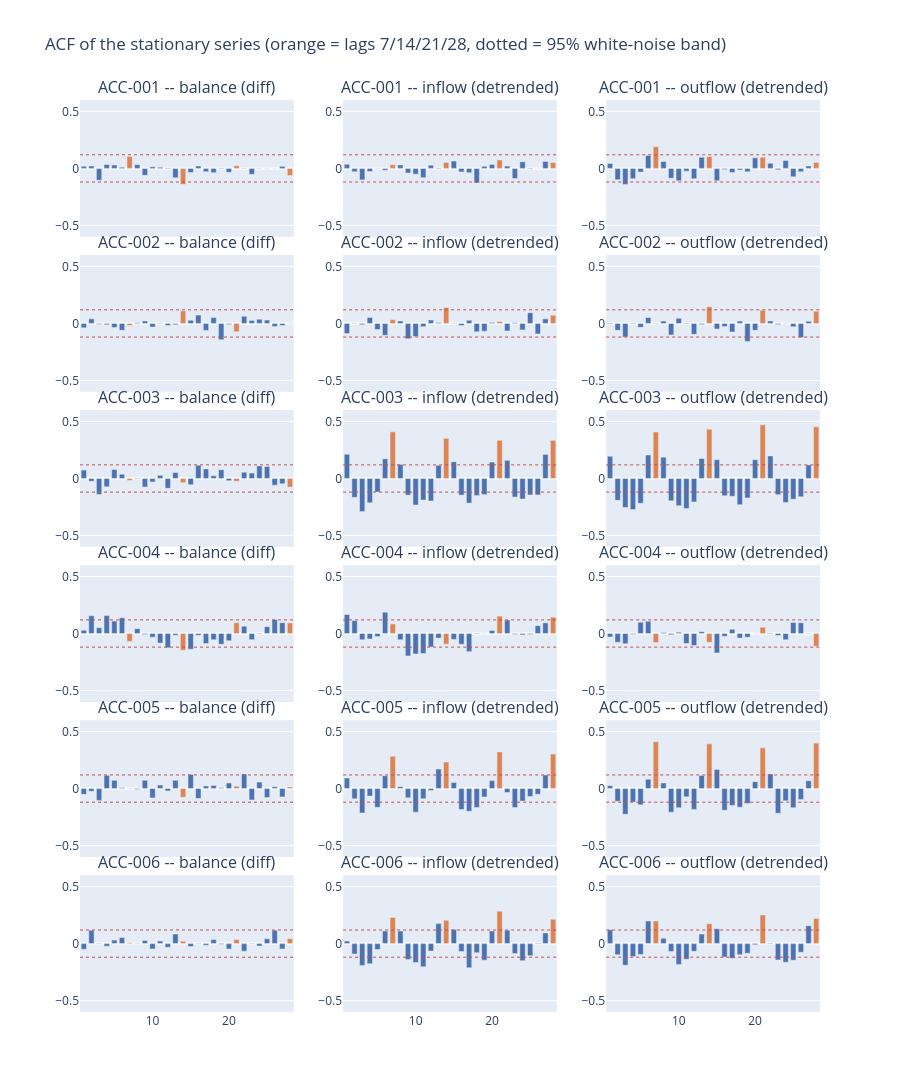

Notebook source saved alongside this figure:
### Markdown cell above
- **Balance: difference once (`d = 1`) in all six accounts.** ADF cannot reject a unit root (p from 0.06 to 0.98) and KPSS agrees in five of them (ACC-001 is the one where it does not, p = 0.10). The first difference is white noise
  (ACF(1) between -0.05 and 0.07): the balance behaves like a **random walk with drift**.
- **Inflow / outflow: do not difference (`d = 0`) in any of the 12 series.** Differencing them would over-difference: the ACF(1) of the difference is -0.26 to -0.54, far below the -0.12 band.
  KPSS rejects level-stationarity in 9 of the 12, so they drift slowly; that is handled by removing the trend (the MSTL trend, as done below), not by differencing.
- KPSS p-values are truncated to the 0.01-0.10 range by the test itself, so treat them as a cross-check rather than a precise measure.

### Code cell
# stationary version of each series: first difference if d = 1, otherwise level minus the MSTL trend
stationary = {}
for (acc, col), row in diff_table.iterrows():
    s = daily_series(acc, col)
    stationary[(acc, col)] = s.diff().dropna() if row["d"] else s - decompositions[(acc, col)].trend.reindex(s.index)


def stem_grid(values_fn, title):
    fig = make_subplots(
        rows=len(accounts_list), cols=len(series_cols), shared_xaxes=True,
        subplot_titles=[f"{acc} -- {col} ({'diff' if diff_table.loc[(acc, col), 'd'] else 'detrended'})" for acc in accounts_list for col in series_cols],
        vertical_spacing=0.02,
    )
    for i, acc in enumerate(accounts_list, start=1):
        for j, col in enumerate(series_cols, start=1):
            x = stationary[(acc, col)]
            vals = values_fn(x)[1:]
            lags = np.arange(1, len(vals) + 1)
            fig.add_trace(go.Bar(x=lags, y=vals, showlegend=False,
                                 marker_color=["#DD8452" if l in SEASONAL_LAGS else "#4C72B0" for l in lags]), row=i, col=j)
            band = 1.96 / np.sqrt(len(x))
            for sign in (1, -1):
                fig.add_hline(y=sign * band, line=dict(color="#C44E52", width=1, dash="dot"), row=i, col=j)
    fig.update_layout(height=200 * len(accounts_list), title=title, bargap=0.3)
    fig.update_yaxes(range=[-0.6, 0.6])
    return fig


stem_grid(lambda x: acf(x, nlags=NLAGS, fft=True), "ACF of the stationary series (orange = lags 7/14/21/28, dotted = 95% white-noise band)").show()

### Figure 1 — Plotly figure (JSON) as saved in the notebook; plotly's stock layout.template omitted (floating-point values rounded to 4 significant figures)
{"data": [{"marker": {"color": ["#4C72B0", "#4C72B0", "#4C72B0", "#4C72B0", "#4C72B0", "#4C72B0", "#DD8452", "#4C72B0", "#4C72B0", "#4C72B0", "#4C72B0", "#4C72B0", "#4C72B0", "#DD8452", "#4C72B0", "#4C72B0", "#4C72B0", "#4C72B0", "#4C72B0", "#4C72B0", "#DD8452", "#4C72B0", "#4C72B0", "#4C72B0", "#4C72B0", "#4C72B0", "#4C72B0", "#DD8452"]}, "showlegend": false, "type": "bar", "x": [1, 2, 3, 4, 5, 6, 7, 8, 9, 10, 11, 12, 13, 14, 15, 16, 17, 18, 19, 20, 21, 22, 23, 24, 25, 26, 27, 28], "xaxis": "x", "y": [0.01865, 0.02143, -0.1041, 0.03361, 0.02935, 0.01006, 0.1046, 0.03244, -0.06116, 0.01417, 0.009649, 0.003991, -0.08297, -0.1401, -0.03625, 0.02064, -0.02901, -0.03715, -0.004372, -0.03429, 0.02328, 0.002104, -0.05156, 0.0006698, -0.001133, -0.001465, 0.01803, -0.06142], "yaxis": "y"}, {"marker": {"color": ["#4C72B0", "#4C72B0", "#4C72B0", "#4C72B0", "#4C72B0", "#4C72B0", "#DD8452", "#4C72B0", "#4C72B0", "#4C72B0", "#4C72B0", "#4C72B0", "#4C72B0", "#DD8452", "#4C72B0", "#4C72B0", "#4C72B0", "#4C72B0", "#4C72B0", "#4C72B0", "#DD8452", "#4C72B0", "#4C72B0", "#4C72B0", "#4C72B0", "#4C72B0", "#4C72B0", "#DD8452"]}, "showlegend": false, "type": "bar", "x": [1, 2, 3, 4, 5, 6, 7, 8, 9, 10, 11, 12, 13, 14, 15, 16, 17, 18, 19, 20, 21, 22, 23, 24, 25, 26, 27, 28], "xaxis": "x2", "y": [0.03635, -0.02993, -0.101, -0.0273, -0.003468, -0.01602, 0.0313, 0.03078, -0.03981, -0.05034, -0.08145, 0.02862, 0.002605, 0.05199, 0.06437, -0.03061, -0.03778, -0.1281, 0.01827, 0.03503, 0.07435, 0.02004, -0.08918, 0.05775, -0.00473, -0.0009078, 0.06118, 0.0528], "yaxis": "y2"}, {"marker": {"color": ["#4C72B0", "#4C72B0", "#4C72B0", "#4C72B0", "#4C72B0", "#4C72B0", "#DD8452", "#4C72B0", "#4C72B0", "#4C72B0", "#4C72B0", "#4C72B0", "#4C72B0", "#DD8452", "#4C72B0", "#4C72B0", "#4C72B0", "#4C72B0", "#4C72B0", "#4C72B0", "#DD8452", "#4C72B0", "#4C72B0", "#4C72B0", "#4C72B0", "#4C72B0", "#4C72B0", "#DD8452"]}, "showlegend": false, "type": "bar", "x": [1, 2, 3, 4, 5, 6, 7, 8, 9, 10, 11, 12, 13, 14, 15, 16, 17, 18, 19, 20, 21, 22, 23, 24, 25, 26, 27, 28], "xaxis": "x3", "y": [0.04275, -0.1, -0.1403, -0.09001, -0.03247, 0.1137, 0.1902, 0.06012, -0.08586, -0.1091, -0.0243, -0.09077, 0.09833, 0.1049, -0.1083, -0.008781, -0.03588, -0.01411, -0.03021, 0.0924, 0.09809, 0.04413, -0.01227, 0.06912, -0.07399, -0.02834, 0.02126, 0.05229], "yaxis": "y3"}, {"marker": {"color": ["#4C72B0", "#4C72B0", "#4C72B0", "#4C72B0", "#4C72B0", "#4C72B0", "#DD8452", "#4C72B0", "#4C72B0", "#4C72B0", "#4C72B0", "#4C72B0", "#4C72B0", "#DD8452", "#4C72B0", "#4C72B0", "#4C72B0", "#4C72B0", "#4C72B0", "#4C72B0", "#DD8452", "#4C72B0", "#4C72B0", "#4C72B0", "#4C72B0", "#4C72B0", "#4C72B0", "#DD8452"]}, "showlegend": false, "type": "bar", "x": [1, 2, 3, 4, 5, 6, 7, 8, 9, 10, 11, 12, 13, 14, 15, 16, 17, 18, 19, 20, 21, 22, 23, 24, 25, 26, 27, 28], "xaxis": "x4", "y": [-0.03845, 0.04013, -0.006088, -0.01163, -0.03516, -0.06029, -0.01723, 0.00505, 0.02245, -0.03216, 0.002607, -0.01769, -0.01085, 0.1097, 0.02832, 0.0737, -0.061, 0.05132, -0.143, -0.008638, -0.07384, 0.06274, 0.02646, 0.0373, 0.02932, -0.02611, -0.01894, -0.003076], "yaxis": "y4"}, {"marker": {"color": ["#4C72B0", "#4C72B0", "#4C72B0", "#4C72B0", "#4C72B0", "#4C72B0", "#DD8452", "#4C72B0", "#4C72B0", "#4C72B0", "#4C72B0", "#4C72B0", "#4C72B0", "#DD8452", "#4C72B0", "#4C72B0", "#4C72B0", "#4C72B0", "#4C72B0", "#4C72B0", "#DD8452", "#4C72B0", "#4C72B0", "#4C72B0", "#4C72B0", "#4C72B0", "#4C72B0", "#DD8452"]}, "showlegend": false, "type": "bar", "x": [1, 2, 3, 4, 5, 6, 7, 8, 9, 10, 11, 12, 13, 14, 15, 16, 17, 18, 19, 20, 21, 22, 23, 24, 25, 26, 27, 28], "xaxis": "x5", "y": [-0.08909, 0.002593, -0.01047, 0.0523, -0.05336, -0.104, 0.03245, 0.02182, -0.1347, -0.1145, -0.02796, 0.03048, 0.008297, 0.1403, -0.002675, -0.01827, 0.02828, -0.07373, -0.06744, 0.007803, 0.01593, -0.06596, 0.007021, -0.05645, 0.09468, -0.09198, 0.04013, 0.07147], "yaxis": "y5"}, {"marker": {"color": ["#4C72B0", "#4C72B0", "#4C72B0", "#4C72B0", "#4C72B0", "#4C72B0", "#DD8452", "#4C72B0", "#4C72B0", "#4C72B0", "#4C72B0", "#4C72B0", "#4C72B0", "#DD8452", "#4C72B0", "#4C72B0", "#4C72B0", "#4C72B0", "#4C72B0", "#4C72B0", "#DD8452", "#4C72B0", "#4C72B0", "#4C72B0", "#4C72B0", "#4C72B0", "#4C72B0", "#DD8452"]}, "showlegend": false, "type": "bar", "x": [1, 2, 3, 4, 5, 6, 7, 8, 9, 10, 11, 12, 13, 14, 15, 16, 17, 18, 19, 20, 21, 22, 23, 24, 25, 26, 27, 28], "xaxis": "x6", "y": [-0.005232, -0.06068, -0.1195, 0.004824, -0.03415, 0.05155, -0.004301, 0.02141, -0.1012, 0.04538, -0.004784, -0.09582, -0.008611, 0.1473, -0.04847, -0.02749, -0.07509, 0.02037, -0.158, -0.06041, 0.1147, 0.02206, -0.008211, 0.001088, -0.02857, -0.1223, 0.01875, 0.1064], "yaxis": "y6"}, {"marker": {"color": ["#4C72B0", "#4C72B0", "#4C72B0", "#4C72B0", "#4C72B0", "#4C72B0", "#DD8452", "#4C72B0", "#4C72B0", "#4C72B0", "#4C72B0", "#4C72B0", "#4C72B0", "#DD8452", "#4C72B0", "#4C72B0", "#4C72B0", "#4C72B0", "#4C72B0", "#4C72B0", "#DD8452", "#4C72B0", "#4C72B0", "#4C72B0", "#4C72B0", "#4C72B0", "#4C72B0", "#DD8452"]}, "showlegend": false, "type": "bar", "x": [1, 2, 3, 4, 5, 6, 7, 8, 9, 10, 11, 12, 13, 14, 15, 16, 17, 18, 19, 20, 21, 22, 23, 24, 25, 26, 27, 28], "xaxis": "x7", "y": [0.07349, -0.02495, -0.1408, -0.0727, 0.07925, 0.03707, -0.01784, 0.003625, -0.07518, -0.03045, 0.02763, -0.08667, 0.05237, -0.0372, -0.0546, 0.116, 0.08407, 0.02363, 0.07651, -0.01913, -0.02446, 0.05548, 0.04775, 0.1103, 0.1049, -0.05836, -0.04713, -0.07554], "yaxis": "y7"}, {"marker": {"color": ["#4C72B0", "#4C72B0", "#4C72B0", "#4C72B0", "#4C72B0", "#4C72B0", "#DD8452", "#4C72B0", "#4C72B0", "#4C72B0", "#4C72B0", "#4C72B0", "#4C72B0", "#DD8452", "#4C72B0", "#4C72B0", "#4C72B0", "#4C72B0", "#4C72B0", "#4C72B0", "#DD8452", "#4C72B0", "#4C72B0", "#4C72B0", "#4C72B0", "#4C72B0", "#4C72B0", "#DD8452"]}, "showlegend": false, "type": "bar", "x": [1, 2, 3, 4, 5, 6, 7, 8, 9, 10, 11, 12, 13, 14, 15, 16, 17, 18, 19, 20, 21, 22, 23, 24, 25, 26, 27, 28], "xaxis": "x8", "y": [0.2126, -0.1658, -0.29, -0.2132, -0.1186, 0.1726, 0.4094, 0.1234, -0.1458, -0.2327, -0.1892, -0.1977, 0.1152, 0.3523, 0.1465, -0.1461, -0.2157, -0.1502, -0.1416, 0.1442, 0.3349, 0.1591, -0.1628, -0.1801, -0.145, -0.1442, 0.2107, 0.3347], "yaxis": "y8"}, {"marker": {"color": ["#4C72B0", "#4C72B0", "#4C72B0", "#4C72B0", "#4C72B0", "#4C72B0", "#DD8452", "#4C72B0", "#4C72B0", "#4C72B0", "#4C72B0", "#4C72B0", "#4C72B0", "#DD8452", "#4C72B0", "#4C72B0", "#4C72B0", "#4C72B0", "#4C72B0", "#4C72B0", "#DD8452", "#4C72B0", "#4C72B0", "#4C72B0", "#4C72B0", "#4C72B0", "#4C72B0", "#DD8452"]}, "showlegend": false, "type": "bar", "x": [1, 2, 3, 4, 5, 6, 7, 8, 9, 10, 11, 12, 13, 14, 15, 16, 17, 18, 19, 20, 21, 22, 23, 24, 25, 26, 27, 28], "xaxis": "x9", "y": [0.1958, -0.1916, -0.2536, -0.2726, -0.2173, 0.2059, 0.4079, 0.187, -0.1964, -0.2393, -0.2628, -0.2055, 0.1748, 0.4322, 0.1647, -0.1511, -0.156, -0.2297, -0.1708, 0.1647, 0.4713, 0.198, -0.1419, -0.2101, -0.1819, -0.1601, 0.1191, 0.4528], "yaxis": "y9"}, {"marker": {"color": ["#4C72B0", "#4C72B0", "#4C72B0", "#4C72B0", "#4C72B0", "#4C72B0", "#DD8452", "#4C72B0", "#4C72B0", "#4C72B0", "#4C72B0", "#4C72B0", "#4C72B0", "#DD8452", "#4C72B0", "#4C72B0", "#4C72B0", "#4C72B0", "#4C72B0", "#4C72B0", "#DD8452", "#4C72B0", "#4C72B0", "#4C72B0", "#4C72B0", "#4C72B0", "#4C72B0", "#DD8452"]}, "showlegend": false, "type": "bar", "x": [1, 2, 3, 4, 5, 6, 7, 8, 9, 10, 11, 12, 13, 14, 15, 16, 17, 18, 19, 20, 21, 22, 23, 24, 25, 26, 27, 28], "xaxis": "x10", "y": [0.02834, 0.1559, 0.05118, 0.1581, 0.1088, 0.1381, -0.06968, 0.04228, -0.008437, -0.03208, -0.08407, -0.1256, -0.01431, -0.1459, -0.1377, -0.01589, -0.08711, -0.05392, -0.09464, -0.06328, 0.09359, 0.06394, -0.05384, -0.005094, 0.06031, 0.1229, 0.09464, 0.09319], "yaxis": "y10"}, {"marker": {"color": ["#4C72B0", "#4C72B0", "#4C72B0", "#4C72B0", "#4C72B0", "#4C72B0", "#DD8452", "#4C72B0", "#4C72B0", "#4C72B0", "#4C72B0", "#4C72B0", "#4C72B0", "#DD8452", "#4C72B0", "#4C72B0", "#4C72B0", "#4C72B0", "#4C72B0", "#4C72B0", "#DD8452", "#4C72B0", "#4C72B0", "#4C72B0", "#4C72B0", "#4C72B0", "#4C72B0", "#DD8452"]}, "showlegend": false, "type": "bar", "x": [1, 2, 3, 4, 5, 6, 7, 8, 9, 10, 11, 12, 13, 14, 15, 16, 17, 18, 19, 20, 21, 22, 23, 24, 25, 26, 27, 28], "xaxis": "x11", "y": [0.1666, 0.1124, -0.05435, -0.04815, -0.0266, 0.187, 0.08438, -0.05449, -0.1968, -0.1791, -0.1753, -0.1185, -0.03978, -0.09388, -0.05128, -0.09435, -0.1587, 0.004453, 0.0009798, 0.02671, 0.1529, 0.1184, -0.007428, -0.01164, -0.007758, 0.06901, 0.09344, 0.1439], "yaxis": "y11"}, {"marker": {"color": ["#4C72B0", "#4C72B0", "#4C72B0", "#4C72B0", "#4C72B0", "#4C72B0", "#DD8452", "#4C72B0", "#4C72B0", "#4C72B0", "#4C72B0", "#4C72B0", "#4C72B0", "#DD8452", "#4C72B0", "#4C72B0", "#4C72B0", "#4C72B0", "#4C72B0", "#4C72B0", "#DD8452", "#4C72B0", "#4C72B0", "#4C72B0", "#4C72B0", "#4C72B0", "#4C72B0", "#DD8452"]}, "showlegend": false, "type": "bar", "x": [1, 2, 3, 4, 5, 6, 7, 8, 9, 10, 11, 12, 13, 14, 15, 16, 17, 18, 19, 20, 21, 22, 23, 24, 25, 26, 27, 28], "xaxis": "x12", "y": [-0.03044, -0.0768, -0.08976, -0.007462, 0.09929, 0.1079, -0.07983, 0.008762, -0.01128, 0.01139, -0.08768, -0.1055, 0.016, -0.07751, -0.1699, -0.02492, 0.03678, -0.04021, -0.03298, 0.001085, 0.0546, 0.005212, -0.01784, -0.05512, 0.0974, 0.09425, 0.002149, -0.1125], "yaxis": "y12"}, {"marker": {"color": ["#4C72B0", "#4C72B0", "#4C72B0", "#4C72B0", "#4C72B0", "#4C72B0", "#DD8452", "#4C72B0", "#4C72B0", "#4C72B0", "#4C72B0", "#4C72B0", "#4C72B0", "#DD8452", "#4C72B0", "#4C72B0", "#4C72B0", "#4C72B0", "#4C72B0", "#4C72B0", "#DD8452", "#4C72B0", "#4C72B0", "#4C72B0", "#4C72B0", "#4C72B0", "#4C72B0", "#DD8452"]}, "showlegend": false, "type": "bar", "x": [1, 2, 3, 4, 5, 6, 7, 8, 9, 10, 11, 12, 13, 14, 15, 16, 17, 18, 19, 20, 21, 22, 23, 24, 25, 26, 27, 28], "xaxis": "x13", "y": [-0.05066, -0.02416, -0.104, 0.1161, 0.07213, 0.00694, 0.002359, -0.005465, 0.07272, -0.08212, 0.03049, -0.02143, 0.07198, -0.07627, 0.1237, -0.08727, 0.02319, 0.02711, 0.006417, 0.0485, 0.02127, 0.1277, -0.0997, 0.0567, -0.07905, 0.01553, -0.07299, 0.01397], "yaxis": "y13"}, {"marker": {"color": ["#4C72B0", "#4C72B0", "#4C72B0", "#4C72B0", "#4C72B0", "#4C72B0", "#DD8452", "#4C72B0", "#4C72B0", "#4C72B0", "#4C72B0", "#4C72B0", "#4C72B0", "#DD8452", "#4C72B0", "#4C72B0", "#4C72B0", "#4C72B0", "#4C72B0", "#4C72B0", "#DD8452", "#4C72B0", "#4C72B0", "#4C72B0", "#4C72B0", "#4C72B0", "#4C72B0", "#DD8452"]}, "showlegend": false, "type": "bar", "x": [1, 2, 3, 4, 5, 6, 7, 8, 9, 10, 11, 12, 13, 14, 15, 16, 17, 18, 19, 20, 21, 22, 23, 24, 25, 26, 27, 28], "xaxis": "x14", "y": [0.09246, -0.08986, -0.2146, -0.06626, -0.1644, 0.1133, 0.283, 0.01578, -0.08129, -0.2067, -0.08957, -0.01657, 0.1713, 0.233, 0.05279, -0.1833, -0.199, -0.1669, -0.07335, 0.06962, 0.3211, -0.03474, -0.1672, -0.1098, -0.06875, -0.05012, 0.1193, 0.3022], "yaxis": "y14"}, {"marker": {"color": ["#4C72B0", "#4C72B0", "#4C72B0", "#4C72B0", "#4C72B0", "#4C72B0", "#DD8452", "#4C72B0", "#4C72B0", "#4C72B0", "#4C72B0", "#4C72B0", "#4C72B0", "#DD8452", "#4C72B0", "#4C72B0", "#4C72B0", "#4C72B0", "#4C72B0", "#4C72B0", "#DD8452", "#4C72B0", "#4C72B0", "#4C72B0", "#4C72B0", "#4C72B0", "#4C72B0", "#DD8452"]}, "showlegend": false, "type": "bar", "x": [1, 2, 3, 4, 5, 6, 7, 8, 9, 10, 11, 12, 13, 14, 15, 16, 17, 18, 19, 20, 21, 22, 23, 24, 25, 26, 27, 28], "xaxis": "x15", "y": [0.02549, -0.1116, -0.2258, -0.1188, -0.1427, 0.08207, 0.4102, 0.04951, -0.2075, -0.1685, -0.07279, -0.1827, 0.1149, 0.3925, 0.1681, -0.19, -0.1496, -0.1638, -0.1306, 0.06052, 0.3571, 0.1286, -0.2164, -0.1077, -0.1682, -0.09501, 0.06899, 0.3989], "yaxis": "y15"}, {"marker": {"color": ["#4C72B0", "#4C72B0", "#4C72B0", "#4C72B0", "#4C72B0", "#4C72B0", "#DD8452", "#4C72B0", "#4C72B0", "#4C72B0", "#4C72B0", "#4C72B0", "#4C72B0", "#DD8452", "#4C72B0", "#4C72B0", "#4C72B0", "#4C72B0", "#4C72B0", "#4C72B0", "#DD8452", "#4C72B0", "#4C72B0", "#4C72B0", "#4C72B0", "#4C72B0", "#4C72B0", "#DD8452"]}, "showlegend": false, "type": "bar", "x": [1, 2, 3, 4, 5, 6, 7, 8, 9, 10, 11, 12, 13, 14, 15, 16, 17, 18, 19, 20, 21, 22, 23, 24, 25, 26, 27, 28], "xaxis": "x16", "y": [-0.04975, 0.1166, -0.0006688, -0.02255, 0.03067, 0.05331, 0.008194, 0.002098, 0.02654, -0.04639, 0.02311, -0.03219, 0.08424, 0.01999, -0.0247, -0.002077, -0.0153, 0.03551, -0.00521, -0.04743, 0.03604, -0.06614, -0.001787, -0.02156, 0.04192, 0.1178, -0.04689, 0.04342], "yaxis": "y16"}, {"marker": {"color": ["#4C72B0", "#4C72B0", "#4C72B0", "#4C72B0", "#4C72B0", "#4C72B0", "#DD8452", "#4C72B0", "#4C72B0", "#4C72B0", "#4C72B0", "#4C72B0", "#4C72B0", "#DD8452", "#4C72B0", "#4C72B0", "#4C72B0", "#4C72B0", "#4C72B0", "#4C72B0", "#DD8452", "#4C72B0", "#4C72B0", "#4C72B0", "#4C72B0", "#4C72B0", "#4C72B0", "#DD8452"]}, "showlegend": false, "type": "bar", "x": [1, 2, 3, 4, 5, 6, 7, 8, 9, 10, 11, 12, 13, 14, 15, 16, 17, 18, 19, 20, 21, 22, 23, 24, 25, 26, 27, 28], "xaxis": "x17", "y": [0.02198, -0.09093, -0.1912, -0.1776, -0.05198, 0.1104, 0.2294, 0.1094, -0.1389, -0.1669, -0.2041, -0.06598, 0.1753, 0.2044, 0.1228, -0.06951, -0.2124, -0.07944, -0.1451, 0.1101, 0.2837, 0.1168, -0.08696, -0.15, -0.1063, 0.005297, 0.09354, 0.2145], "yaxis": "y17"}, {"marker": {"color": ["#4C72B0", "#4C72B0", "#4C72B0", "#4C72B0", "#4C72B0", "#4C72B0", "#DD8452", "#4C72B0", "#4C72B0", "#4C72B0", "#4C72B0", "#4C72B0", "#4C72B0", "#DD8452", "#4C72B0", "#4C72B0", "#4C72B0", "#4C72B0", "#4C72B0", "#4C72B0", "#DD8452", "#4C72B0", "#4C72B0", "#4C72B0", "#4C72B0", "#4C72B0", "#4C72B0", "#DD8452"]}, "showlegend": false, "type": "bar", "x": [1, 2, 3, 4, 5, 6, 7, 8, 9, 10, 11, 12, 13, 14, 15, 16, 17, 18, 19, 20, 21, 22, 23, 24, 25, 26, 27, 28], "xaxis": "x18", "y": [0.1217, -0.09819, -0.1892, -0.1135, -0.09607, 0.1982, 0.1986, 0.04639, -0.06878, -0.1825, -0.137, -0.06682, 0.08332, 0.1742, 0.1309, -0.1167, -0.1282, -0.09756, -0.0854, -0.01117, 0.2511, -0.002561, -0.143, -0.1637, -0.1458, -0.07581, 0.1567, 0.2207], "yaxis": "y18"}], "layout": {"annotations": [{"font": {"size": 16}, "showarrow": false, "text": "ACC-001 -- balance (diff)", "x": 0.1444, "xanchor": "center", "xref": "paper", "y": 1.0, "yanchor": "bottom", "yref": "paper"}, {"font": {"size": 16}, "showarrow": false, "text": "ACC-001 -- inflow (detrended)", "x": 0.5, "xanchor": "center", "xref": "paper", "y": 1.0, "yanchor": "bottom", "yref": "paper"}, {"font": {"size": 16}, "showarrow": false, "text": "ACC-001 -- outflow (detrended)", "x": 0.8556, "xanchor": "center", "xref": "paper", "y": 1.0, "yanchor": "bottom", "yref": "paper"}, {"font": {"size": 16}, "showarrow": false, "text": "ACC-002 -- balance (diff)", "x": 0.1444, "xanchor": "center", "xref": "paper", "y": 0.83, "yanchor": "bottom", "yref": "paper"}, {"font": {"size": 16}, "showarrow": false, "text": "ACC-002 -- inflow (detrended)", "x": 0.5, "xanchor": "center", "xref": "paper", "y": 0.83, "yanchor": "bottom", "yref": "paper"}, {"font": {"size": 16}, "showarrow": false, "text": "ACC-002 -- outflow (detrended)", "x": 0.8556, "xanchor": "center", "xref": "paper", "y": 0.83, "yanchor": "bottom", "yref": "paper"}, {"font": {"size": 16}, "showarrow": false, "text": "ACC-003 -- balance (diff)", "x": 0.1444, "xanchor": "center", "xref": "paper", "y": 0.66, "yanchor": "bottom", "yref": "paper"}, {"font": {"size": 16}, "showarrow": false, "text": "ACC-003 -- inflow (detrended)", "x": 0.5, "xanchor": "center", "xref": "paper", "y": 0.66, "yanchor": "bottom", "yref": "paper"}, {"font": {"size": 16}, "showarrow": false, "text": "ACC-003 -- outflow (detrended)", "x": 0.8556, "xanchor": "center", "xref": "paper", "y": 0.66, "yanchor": "bottom", "yref": "paper"}, {"font": {"size": 16}, "showarrow": false, "text": "ACC-004 -- balance (diff)", "x": 0.1444, "xanchor": "center", "xref": "paper", "y": 0.49, "yanchor": "bottom", "yref": "paper"}, {"font": {"size": 16}, "showarrow": false, "text": "ACC-004 -- inflow (detrended)", "x": 0.5, "xanchor": "center", "xref": "paper", "y": 0.49, "yanchor": "bottom", "yref": "paper"}, {"font": {"size": 16}, "showarrow": false, "text": "ACC-004 -- outflow (detrended)", "x": 0.8556, "xanchor": "center", "xref": "paper", "y": 0.49, "yanchor": "bottom", "yref": "paper"}, {"font": {"size": 16}, "showarrow": false, "text": "ACC-005 -- balance (diff)", "x": 0.1444, "xanchor": "center", "xref": "paper", "y": 0.32, "yanchor": "bottom", "yref": "paper"}, {"font": {"size": 16}, "showarrow": false, "text": "ACC-005 -- inflow (detrended)", "x": 0.5, "xanchor": "center", "xref": "paper", "y": 0.32, "yanchor": "bottom", "yref": "paper"}, {"font": {"size": 16}, "showarrow": false, "text": "ACC-005 -- outflow (detrended)", "x": 0.8556, "xanchor": "center", "xref": "paper", "y": 0.32, "yanchor": "bottom", "yref": "paper"}, {"font": {"size": 16}, "showarrow": false, "text": "ACC-006 -- balance (diff)", "x": 0.1444, "xanchor": "center", "xref": "paper", "y": 0.15, "yanchor": "bottom", "yref": "paper"}, {"font": {"size": 16}, "showarrow": false, "text": "ACC-006 -- inflow (detrended)", "x": 0.5, "xanchor": "center", "xref": "paper", "y": 0.15, "yanchor": "bottom", "yref": "paper"}, {"font": {"size": 16}, "showarrow": false, "text": "ACC-006 -- outflow (detrended)", "x": 0.8556, "xanchor": "center", "xref": "paper", "y": 0.15, "yanchor": "bottom", "yref": "paper"}], "bargap": 0.3, "height": 1200, "shapes": [{"line": {"color": "#C44E52", "dash": "dot", "width": 1}, "type": "line", "x0": 0, "x1": 1, "xref": "x domain", "y0": 0.1195, "y1": 0.1195, "yref": "y"}, {"line": {"color": "#C44E52", "dash": "dot", "width": 1}, "type": "line", "x0": 0, "x1": 1, "xref": "x domain", "y0": -0.1195, "y1": -0.1195, "yref": "y"}, {"line": {"color": "#C44E52", "dash": "dot", "width": 1}, "type": "line", "x0": 0, "x1": 1, "xref": "x2 domain", "y0": 0.1193, "y1": 0.1193, "yref": "y2"}, {"line": {"color": "#C44E52", "dash": "dot", "width": 1}, "type": "line", "x0": 0, "x1": 1, "xref": "x2 domain", "y0": -0.1193, "y1": -0.1193, "yref": "y2"}, {"line": {"color": "#C44E52", "dash": "dot", "width": 1}, "type": "line", "x0": 0, "x1": 1, "xref": "x3 domain", "y0": 0.1193, "y1": 0.1193, "yref": "y3"}, {"line": {"color": "#C44E52", "dash": "dot", "width": 1}, "type": "line", "x0": 0, "x1": 1, "xref": "x3 domain", "y0": -0.1193, "y1": -0.1193, "yref": "y3"}, {"line": {"color": "#C44E52", "dash": "dot", "width": 1}, "type": "line", "x0": 0, "x1": 1, "xref": "x4 domain", "y0": 0.1195, "y1": 0.1195, "yref": "y4"}, {"line": {"color": "#C44E52", "dash": "dot", "width": 1}, "type": "line", "x0": 0, "x1": 1, "xref": "x4 domain", "y0": -0.1195, "y1": -0.1195, "yref": "y4"}, {"line": {"color": "#C44E52", "dash": "dot", "width": 1}, "type": "line", "x0": 0, "x1": 1, "xref": "x5 domain", "y0": 0.1193, "y1": 0.1193, "yref": "y5"}, {"line": {"color": "#C44E52", "dash": "dot", "width": 1}, "type": "line", "x0": 0, "x1": 1, "xref": "x5 domain", "y0": -0.1193, "y1": -0.1193, "yref": "y5"}, {"line": {"color": "#C44E52", "dash": "dot", "width": 1}, "type": "line", "x0": 0, "x1": 1, "xref": "x6 domain", "y0": 0.1193, "y1": 0.1193, "yref": "y6"}, {"line": {"color": "#C44E52", "dash": "dot", "width": 1}, "type": "line", "x0": 0, "x1": 1, "xref": "x6 domain", "y0": -0.1193, "y1": -0.1193, "yref": "y6"}, {"line": {"color": "#C44E52", "dash": "dot", "width": 1}, "type": "line", "x0": 0, "x1": 1, "xref": "x7 domain", "y0": 0.1195, "y1": 0.1195, "yref": "y7"}, {"line": {"color": "#C44E52", "dash": "dot", "width": 1}, "type": "line", "x0": 0, "x1": 1, "xref": "x7 domain", "y0": -0.1195, "y1": -0.1195, "yref": "y7"}, {"line": {"color": "#C44E52", "dash": "dot", "width": 1}, "type": "line", "x0": 0, "x1": 1, "xref": "x8 domain", "y0": 0.1193, "y1": 0.1193, "yref": "y8"}, {"line": {"color": "#C44E52", "dash": "dot", "width": 1}, "type": "line", "x0": 0, "x1": 1, "xref": "x8 domain", "y0": -0.1193, "y1": -0.1193, "yref": "y8"}, {"line": {"color": "#C44E52", "dash": "dot", "width": 1}, "type": "line", "x0": 0, "x1": 1, "xref": "x9 domain", "y0": 0.1193, "y1": 0.1193, "yref": "y9"}, {"line": {"color": "#C44E52", "dash": "dot", "width": 1}, "type": "line", "x0": 0, "x1": 1, "xref": "x9 domain", "y0": -0.1193, "y1": -0.1193, "yref": "y9"}, {"line": {"color": "#C44E52", "dash": "dot", "width": 1}, "type": "line", "x0": 0, "x1": 1, "xref": "x10 domain", "y0": 0.1195, "y1": 0.1195, "yref": "y10"}, {"line": {"color": "#C44E52", "dash": "dot", "width": 1}, "type": "line", "x0": 0, "x1": 1, "xref": "x10 domain", "y0": -0.1195, "y1": -0.1195, "yref": "y10"}, {"line": {"color": "#C44E52", "dash": "dot", "width": 1}, "type": "line", "x0": 0, "x1": 1, "xref": "x11 domain", "y0": 0.1193, "y1": 0.1193, "yref": "y11"}, {"line": {"color": "#C44E52", "dash": "dot", "width": 1}, "type": "line", "x0": 0, "x1": 1, "xref": "x11 domain", "y0": -0.1193, "y1": -0.1193, "yref": "y11"}, {"line": {"color": "#C44E52", "dash": "dot", "width": 1}, "type": "line", "x0": 0, "x1": 1, "xref": "x12 domain", "y0": 0.1193, "y1": 0.1193, "yref": "y12"}, {"line": {"color": "#C44E52", "dash": "dot", "width": 1}, "type": "line", "x0": 0, "x1": 1, "xref": "x12 domain", "y0": -0.1193, "y1": -0.1193, "yref": "y12"}, {"line": {"color": "#C44E52", "dash": "dot", "width": 1}, "type": "line", "x0": 0, "x1": 1, "xref": "x13 domain", "y0": 0.1195, "y1": 0.1195, "yref": "y13"}, {"line": {"color": "#C44E52", "dash": "dot", "width": 1}, "type": "line", "x0": 0, "x1": 1, "xref": "x13 domain", "y0": -0.1195, "y1": -0.1195, "yref": "y13"}, {"line": {"color": "#C44E52", "dash": "dot", "width": 1}, "type": "line", "x0": 0, "x1": 1, "xref": "x14 domain", "y0": 0.1193, "y1": 0.1193, "yref": "y14"}, {"line": {"color": "#C44E52", "dash": "dot", "width": 1}, "type": "line", "x0": 0, "x1": 1, "xref": "x14 domain", "y0": -0.1193, "y1": -0.1193, "yref": "y14"}, {"line": {"color": "#C44E52", "dash": "dot", "width": 1}, "type": "line", "x0": 0, "x1": 1, "xref": "x15 domain", "y0": 0.1193, "y1": 0.1193, "yref": "y15"}, {"line": {"color": "#C44E52", "dash": "dot", "width": 1}, "type": "line", "x0": 0, "x1": 1, "xref": "x15 domain", "y0": -0.1193, "y1": -0.1193, "yref": "y15"}, {"line": {"color": "#C44E52", "dash": "dot", "width": 1}, "type": "line", "x0": 0, "x1": 1, "xref": "x16 domain", "y0": 0.1195, "y1": 0.1195, "yref": "y16"}, {"line": {"color": "#C44E52", "dash": "dot", "width": 1}, "type": "line", "x0": 0, "x1": 1, "xref": "x16 domain", "y0": -0.1195, "y1": -0.1195, "yref": "y16"}, {"line": {"color": "#C44E52", "dash": "dot", "width": 1}, "type": "line", "x0": 0, "x1": 1, "xref": "x17 domain", "y0": 0.1193, "y1": 0.1193, "yref": "y17"}, {"line": {"color": "#C44E52", "dash": "dot", "width": 1}, "type": "line", "x0": 0, "x1": 1, "xref": "x17 domain", "y0": -0.1193, "y1": -0.1193, "yref": "y17"}, {"line": {"color": "#C44E52", "dash": "dot", "width": 1}, "type": "line", "x0": 0, "x1": 1, "xref": "x18 domain", "y0": 0.1193, "y1": 0.1193, "yref": "y18"}, {"line": {"color": "#C44E52", "dash": "dot", "width": 1}, "type": "line", "x0": 0, "x1": 1, "xref": "x18 domain", "y0": -0.1193, "y1": -0.1193, "yref": "y18"}], "title": {"text": "ACF of the stationary series (orange = lags 7/14/21/28, dotted = 95% white-noise band)"}, "xaxis": {"anchor": "y", "domain": [0.0, 0.2889], "matches": "x16", "showticklabels": false}, "xaxis10": {"anchor": "y10", "domain": [0.0, 0.2889], "matches": "x16", "showticklabels": false}, "xaxis11": {"anchor": "y11", "domain": [0.3556, 0.6444], "matches": "x17", "showticklabels": false}, "xaxis12": {"anchor": "y12", "domain": [0.7111, 1.0], "matches": "x18", "showticklabels": false}, "xaxis13": {"anchor": "y13", "domain": [0.0, 0.2889], "matches": "x16", "showticklabels": false}, "xaxis14": {"anchor": "y14", "domain": [0.3556, 0.6444], "matches": "x17", "showticklabels": false}, "xaxis15": {"anchor": "y15", "domain": [0.7111, 1.0], "matches": "x18", "showticklabels": false}, "xaxis16": {"anchor": "y16", "domain": [0.0, 0.2889]}, "xaxis17": {"anchor": "y17", "domain": [0.3556, 0.6444]}, "xaxis18": {"anchor": "y18", "domain": [0.7111, 1.0]}, "xaxis2": {"anchor": "y2", "domain": [0.3556, 0.6444], "matches": "x17", "showticklabels": false}, "xaxis3": {"anchor": "y3", "domain": [0.7111, 1.0], "matches": "x18", "showticklabels": false}, "xaxis4": {"anchor": "y4", "domain": [0.0, 0.2889], "matches": "x16", "showticklabels": false}, "xaxis5": {"anchor": "y5", "domain": [0.3556, 0.6444], "matches": "x17", "showticklabels": false}, "xaxis6": {"anchor": "y6", "domain": [0.7111, 1.0], "matches": "x18", "showticklabels": false}, "xaxis7": {"anchor": "y7", "domain": [0.0, 0.2889], "matches": "x16", "showticklabels": false}, "xaxis8": {"anchor": "y8", "domain": [0.3556, 0.6444], "matches": "x17", "showticklabels": false}, "xaxis9": {"anchor": "y9", "domain": [0.7111, 1.0], "matches": "x18", "showticklabels": false}, "yaxis": {"anchor": "x", "domain": [0.85, 1.0], "range": [-0.6, 0.6]}, "yaxis10": {"anchor": "x10", "domain": [0.34, 0.49], "range": [-0.6, 0.6]}, "yaxis11": {"anchor": "x11", "domain": [0.34, 0.49], "range": [-0.6, 0.6]}, "yaxis12": {"anchor": "x12", "domain": [0.34, 0.49], "range": [-0.6, 0.6]}, "yaxis13": {"anchor": "x13", "domain": [0.17, 0.32], "range": [-0.6, 0.6]}, "yaxis14": {"anchor": "x14", "domain": [0.17, 0.32], "range": [-0.6, 0.6]}, "yaxis15": {"anchor": "x15", "domain": [0.17, 0.32], "range": [-0.6, 0.6]}, "yaxis16": {"anchor": "x16", "domain": [0.0, 0.15], "range": [-0.6, 0.6]}, "yaxis17": {"anchor": "x17", "domain": [0.0, 0.15], "range": [-0.6, 0.6]}, "yaxis18": {"anchor": "x18", "domain": [0.0, 0.15], "range": [-0.6, 0.6]}, "yaxis2": {"anchor": "x2", "domain": [0.85, 1.0], "range": [-0.6, 0.6]}, "yaxis3": {"anchor": "x3", "domain": [0.85, 1.0], "range": [-0.6, 0.6]}, "yaxis4": {"anchor": "x4", "domain": [0.68, 0.83], "range": [-0.6, 0.6]}, "yaxis5": {"anchor": "x5", "domain": [0.68, 0.83], "range": [-0.6, 0.6]}, "yaxis6": {"anchor": "x6", "domain": [0.68, 0.83], "range": [-0.6, 0.6]}, "yaxis7": {"anchor": "x7", "domain": [0.51, 0.66], "range": [-0.6, 0.6]}, "yaxis8": {"anchor": "x8", "domain": [0.51, 0.66], "range": [-0.6, 0.6]}, "yaxis9": {"anchor": "x9", "domain": [0.51, 0.66], "range": [-0.6, 0.6]}}}
